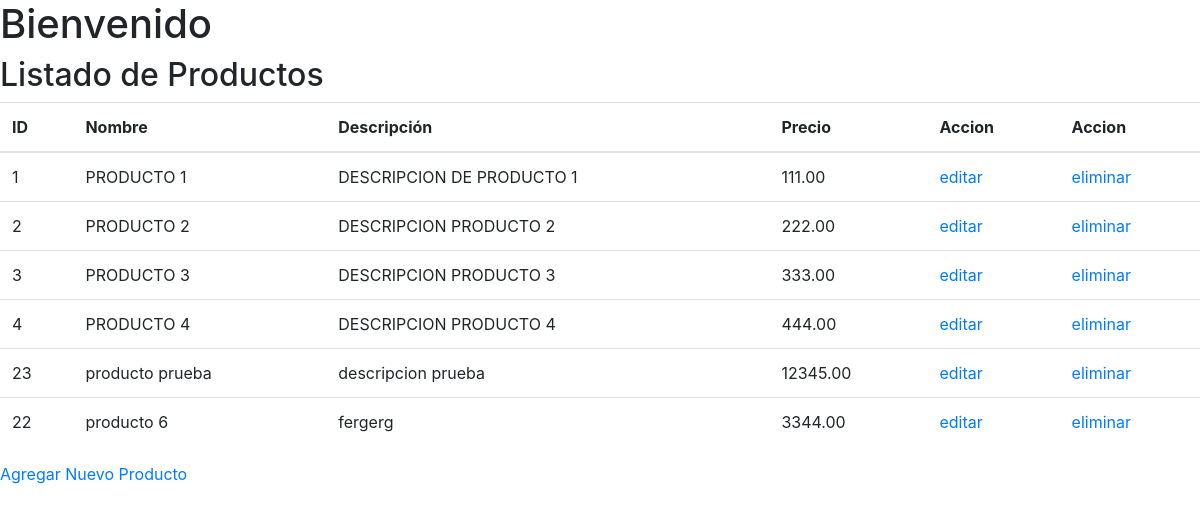
The app's page /paginaprincipal.php with its own data.
### tables this page shows
CREATE TABLE IF NOT EXISTS `productos` (
  `id` int NOT NULL AUTO_INCREMENT,
  `nombre` varchar(100) NOT NULL,
  `descripcion` text,
  `precio` decimal(10,2) NOT NULL,
  PRIMARY KEY (`id`)
);

### paginaprincipal.php (the view, shortened to what this page needs)
<?php
$servername = "localhost";
$database = "crud";
$username = "root";
$password = "";
$conexion = mysqli_connect($servername, $username, $password, $database);
$sql = "SELECT id, nombre, descripcion, precio FROM productos ";
$resultado = $conexion->query($sql);
?>
<!DOCTYPE html>
<html>
<head>
</head>
<link rel="stylesheet" href="https://cdn.jsdelivr.net/npm/bootstrap@4.0.0/dist/css/bootstrap.min.css">
<body>
    <h1>Bienvenido</h1>
    <h2>Listado de Productos</h2>
    <table class="table">
      <thead>
      <tr>
            <th>ID</th>
            <th>Nombre</th>
            <th>Descripción</th>
            <th>Precio</th>
            <th>Accion</th>
            <th>Accion</th>
        </tr>
      </thead>
      <tbody>
      <?php
        while ($fila = $resultado->fetch_assoc()) {
            echo "<tr>";
            echo "<td>" . $fila['id'] . "</td>";
            echo "<td>" . $fila['nombre'] . "</td>";
            echo "<td>" . $fila['descripcion'] . "</td>";
            echo "<td>" . $fila['precio'] . "</td>";
            echo "<td>" . "<a href='editar_producto.php?id=".$fila['id']."'>editar</a>" . "</td>";
            echo "<td>" . "<a href='eliminar_producto.php?id=".$fila['id']."'>eliminar</a>". "</td>";
            echo "</tr>";
        }
        ?>
      </tbody>
    </table>
    <a href="formulario.php">Agregar Nuevo Producto</a>
</body>
</html>

### records on screen
productos: id "1", nombre "PRODUCTO 1", descripcion "DESCRIPCION DE PRODUCTO 1", precio "111.00"
productos: id "2", nombre "PRODUCTO 2", descripcion "DESCRIPCION PRODUCTO 2", precio "222.00"
productos: id "3", nombre "PRODUCTO 3", descripcion "DESCRIPCION PRODUCTO 3", precio "333.00"
productos: id "4", nombre "PRODUCTO 4", descripcion "DESCRIPCION PRODUCTO 4", precio "444.00"
productos: id "23", nombre "producto prueba", descripcion "descripcion prueba", precio "12345.00"
productos: id "22", nombre "producto 6", descripcion "fergerg", precio "3344.00"
